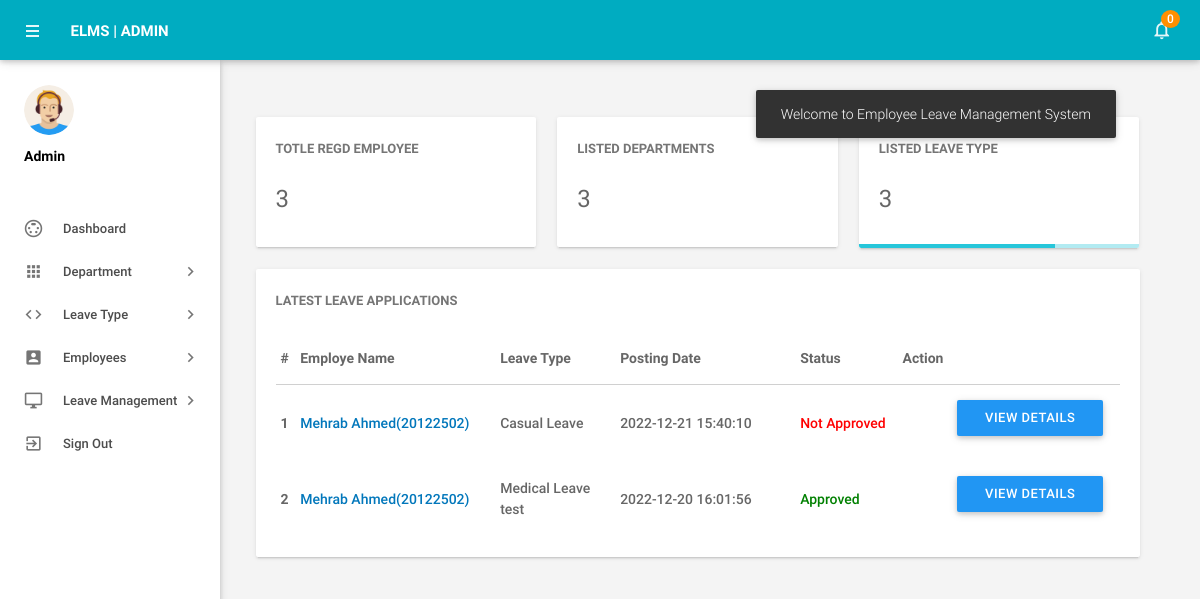
Screenshot of /admin/dashboard.php (signed in) with the database file from the repository.
### tables this page shows
CREATE TABLE `tblleaves` (
  `id` int(11) NOT NULL,
  `LeaveType` varchar(110) NOT NULL,
  `ToDate` varchar(120) NOT NULL,
  `FromDate` varchar(120) NOT NULL,
  `Description` mediumtext NOT NULL,
  `PostingDate` timestamp NOT NULL DEFAULT current_timestamp(),
  `AdminRemark` mediumtext DEFAULT NULL,
  `AdminRemarkDate` varchar(120) DEFAULT NULL,
  `Status` int(1) NOT NULL,
  `IsRead` int(1) NOT NULL,
  `empid` int(11) DEFAULT NULL
);

CREATE TABLE `tblemployees` (
  `id` int(11) NOT NULL,
  `EmpId` varchar(100) NOT NULL,
  `FirstName` varchar(150) NOT NULL,
  `LastName` varchar(150) NOT NULL,
  `EmailId` varchar(200) NOT NULL,
  `Password` varchar(180) NOT NULL,
  `Gender` varchar(100) NOT NULL,
  `Dob` varchar(100) NOT NULL,
  `Department` varchar(255) NOT NULL,
  `Address` varchar(255) NOT NULL,
  `City` varchar(200) NOT NULL,
  `Country` varchar(150) NOT NULL,
  `Phonenumber` char(11) NOT NULL,
  `Status` int(1) NOT NULL,
  `RegDate` timestamp NOT NULL DEFAULT current_timestamp()
);

### admin/dashboard.php (the view, shortened to what this page needs)
<?php
include('includes/config.php');
if(strlen($_SESSION['alogin'])==0)
    {
header('location:index.php');
}
else{
?>
<!DOCTYPE html>
<html lang="en">
    <head>
        <link type="text/css" rel="stylesheet" href="../assets/plugins/materialize/css/materialize.min.css"/>
        <link href="../assets/plugins/metrojs/MetroJs.min.css" rel="stylesheet">
        <link href="../assets/plugins/weather-icons-master/css/weather-icons.min.css" rel="stylesheet">
        <link href="../assets/css/alpha.min.css" rel="stylesheet" type="text/css"/>
        <link href="../assets/css/custom.css" rel="stylesheet" type="text/css"/>
    </head>
    <body>
           <?php include('includes/header.php');?>
       <?php include('includes/sidebar.php');?>
            <main class="mn-inner">
                <div class="middle-content">
                    <div class="row no-m-t no-m-b">
                    <div class="col s12 m12 l4">
                        <div class="card stats-card">
                            <div class="card-content">
                                <span class="card-title">Totle Regd Employee</span>
                                <span class="stats-counter">
<?php
$sql = "SELECT id from tblemployees";
$query = $dbh -> prepare($sql);
$query->execute();
$empcount=$query->rowCount();
?>
                                    <span class="counter"><?php echo htmlentities($empcount);?></span></span>
                            </div>
                            <div id="sparkline-bar"></div>
                        </div>
                    </div>
                        <div class="col s12 m12 l4">
                        <div class="card stats-card">
                            <div class="card-content">
                                <span class="card-title">Listed Departments </span>
    <?php
$sql = "SELECT id from tbldepartments";
$query = $dbh -> prepare($sql);
$query->execute();
$dptcount=$query->rowCount();
?>
                                <span class="stats-counter"><span class="counter"><?php echo htmlentities($dptcount);?></span></span>
                            </div>
                            <div id="sparkline-line"></div>
                        </div>
                    </div>
                    <div class="col s12 m12 l4">
                        <div class="card stats-card">
                            <div class="card-content">
                                <span class="card-title">Listed leave Type</span>
                                    <?php
$sql = "SELECT id from  tblleavetype";
$query = $dbh -> prepare($sql);
$query->execute();
$leavtypcount=$query->rowCount();
?>
                                <span class="stats-counter"><span class="counter"><?php echo htmlentities($leavtypcount);?></span></span>
                            </div>
                            <div class="progress stats-card-progress">
                                <div class="determinate" style="width: 70%"></div>
                            </div>
                        </div>
                    </div>
                </div>
                    <div class="row no-m-t no-m-b">
                        <div class="col s12 m12 l12">
                            <div class="card invoices-card">
                                <div class="card-content">
                                    <span class="card-title">Latest Leave Applications</span>
                             <table id="example" class="display responsive-table ">
                                    <thead>
                                        <tr>
                                            <th>#</th>
                                            <th width="200">Employe Name</th>
                                            <th width="120">Leave Type</th>
                                             <th width="180">Posting Date</th>
                                            <th>Status</th>
                                            <th align="center">Action</th>
                                        </tr>
                                    </thead>
                                    <tbody>
<?php $sql = "SELECT tblleaves.id as lid,tblemployees.FirstName,tblemployees.LastName,tblemployees.EmpId,tblemployees.id,tblleaves.LeaveType,tblleaves.PostingDate,tblleaves.Status from tblleaves join tblemployees on tblleaves.empid=tblemployees.id order by lid desc limit 6";
$query = $dbh -> prepare($sql);
$query->execute();
$results=$query->fetchAll(PDO::FETCH_OBJ);
$cnt=1;
if($query->rowCount() > 0)
{
foreach($results as $result)
{
      ?>
                                        <tr>
                                            <td> <b><?php echo htmlentities($cnt);?></b></td>
                                              <td><a href="editemployee.php?empid=<?php echo htmlentities($result->id);?>" target="_blank"><?php echo htmlentities($result->FirstName." ".$result->LastName);?>(<?php echo htmlentities($result->EmpId);?>)</a></td>
                                            <td><?php echo htmlentities($result->LeaveType);?></td>
                                            <td><?php echo htmlentities($result->PostingDate);?></td>
                                                                       <td><?php $stats=$result->Status;
if($stats==1){
                                             ?>
                                                 <span style="color: green">Approved</span>
                                                 <?php } if($stats==2)  { ?>
                                                <span style="color: red">Not Approved</span>
                                                 <?php } if($stats==0)  { ?>
 <span style="color: blue">waiting for approval</span>
 <?php } ?>
                                             </td>
          <td>
           <td><a href="leave-details.php?leaveid=<?php echo htmlentities($result->lid);?>" class="waves-effect waves-light btn blue m-b-xs"  > View Details</a></td>
                                    </tr>
                                         <?php $cnt++;} }?>
                                    </tbody>
                                </table>
                                </div>
                            </div>
                        </div>
                    </div>
                </div>
            </main>
        </div>
    </body>
</html>
<?php } ?>

### rows the page displays
tblleaves: tblemployees.FirstName+LastName "Mehrab Ahmed", tblemployees.EmpId "20122502", LeaveType "Casual Leave", PostingDate "2022-12-21 15:40:10", Status "Not Approved"
tblleaves: tblemployees.FirstName+LastName "Mehrab Ahmed", tblemployees.EmpId "20122502", LeaveType "Medical Leave test", PostingDate "2022-12-20 16:01:56", Status "Approved"

### other values shown
$unreadcount "0"
$empcount "3"
$dptcount "3"
$leavtypcount "3"
